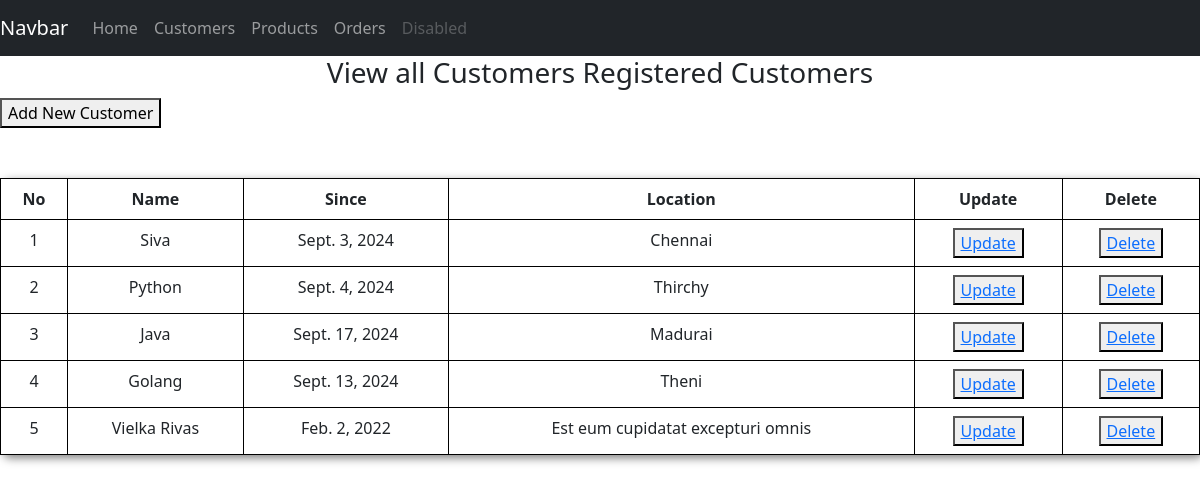
The app's page /Customers/customer_viewall/, older data.
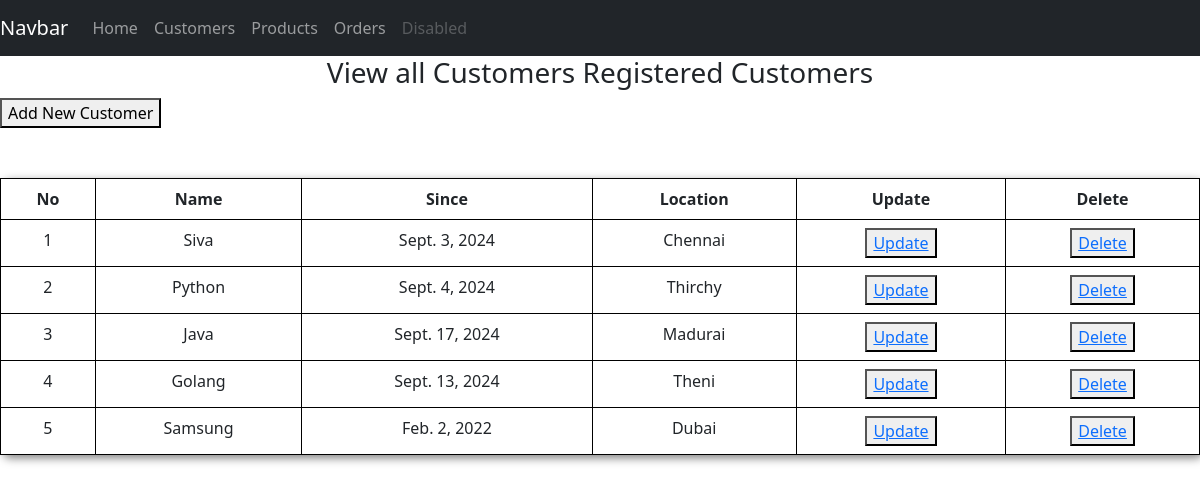
The same page, newer data.
### Customers/models.py (models this page shows, shortened)
class MyCustomer(models.Model):
    Customer_name = models.CharField(max_length=35,null=True)
    Customer_since = models.DateField(null=True)
    Customer_location = models.CharField(max_length=50)

### Customers/views.py (the view)
# urls.py: path('customer_viewall/', views.CustomerViewall , name='customerlist'),
def CustomerViewall(request):
    allcustomers = MyCustomer.objects.all()
    datas = {'datas':allcustomers}
    return render(request,'Customer/2_viewall.html',datas)

### templates/Customer/2_viewall.html (shortened to what this page needs)
<!DOCTYPE html>
<html lang="en">
<head>
    <link href="https://cdn.jsdelivr.net/npm/bootstrap@5.3.0-alpha3/dist/css/bootstrap.min.css" rel="stylesheet">
</head>
<body>
    {% include 'Customer/navbar.html' %}
    <h3 style="text-align: center;">View all Customers Registered Customers </h3>
    <a href="/Customers/customer_add/"><button>Add New Customer</button></a>
    {% if datas %}
        <table class="table">
            <thead>
                <tr>
                    <th>No</th>
                    <th>Name</th>
                    <th>Since</th>
                    <th>Location</th>
                    <th>Update</th>
                    <th>Delete</th>
                </tr>
            </thead>
            <tbody>
                {% for data in datas %}
                    <tr>
                        <td>{{forloop.counter}}</td>
                        <td>{{data.Customer_name}}</td>
                        <td>{{data.Customer_since}}</td>
                        <td>{{data.Customer_location}}</td>
                        <td><button><a href="/Customers/customer_update/{{data.id}}/">Update</a></button></td>
                        <td><button><a href="/Customers/customer_delete/{{data.id}}/"  onclick="return confirmDelete()">Delete</a></button></td>
                    </tr>
                {% endfor %}
            </tbody>
        </table>
    {% else %}
        <h3>No Registered Customers</h3>
    {% endif %}
</body>
</html>

Row changes from the older to the newer data that the page shows:
changed MyCustomer: Customer_name "Vielka Rivas" → "Samsung"; Customer_location "Est eum cupidatat excepturi omnis" → "Dubai"
